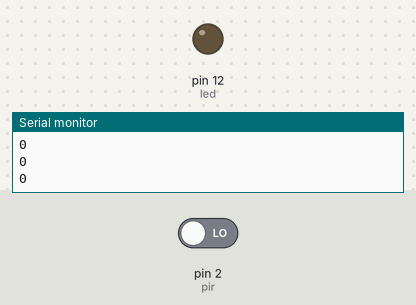
Bench run of a sketch on a simulated Arduino Uno, built with avr-gcc and run on an emulated ATmega328P. Shown: output pins drawn as LEDs (lit = HIGH), the last lines printed to the serial monitor. The inputs (shaded band) are chosen by the test bench; at power-on: pin 2 (pir) LOW.

Above: at 4.8 s.
4.9 s: pin 2 (pir) driven HIGH
At 6.3 s:
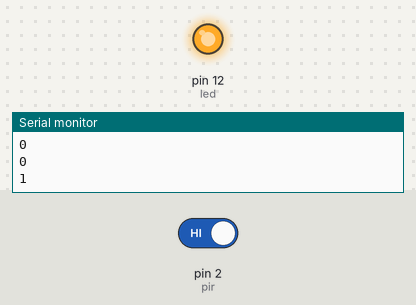
7.6 s: pin 2 (pir) driven LOW
At 9.0 s:
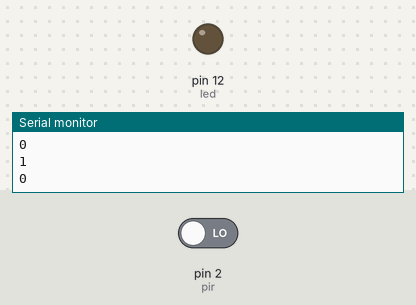
Timing chart, 0 to 10.6 s (numbered marks = the images above; inputs shaded):
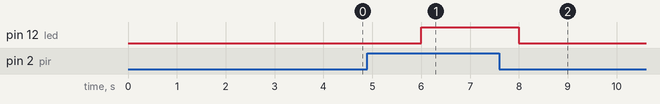

Measured:
- after the input at 4.9 s, pin 12 (led): LOW → HIGH after 1.1 s
- after the input at 7.6 s, pin 12 (led): HIGH → LOW after 0.40 s

The sketch:

main2.ino
```cpp
#define pir 2
#define led 12

void setup() {
  Serial.begin(9600);
  pinMode(pir, INPUT);
  pinMode(led,OUTPUT);
}

void loop() {
   int pirVal = digitalRead(pir);
   Serial.println(pirVal);
   if (pirVal == HIGH) {
      digitalWrite(led, HIGH);
//      Serial.println("LED ON");
      delay(2000);
   }

   else {
      digitalWrite(led, LOW);
//      Serial.println("LED LOW");
      delay(2000);
   }

}
```
